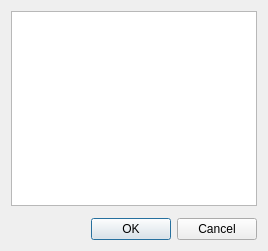
<?xml version="1.0" encoding="UTF-8"?>
<ui version="4.0">
 <class>dialogSaveProfile</class>
 <widget class="QDialog" name="dialogSaveProfile">
  <property name="geometry">
   <rect>
    <x>0</x>
    <y>0</y>
    <width>268</width>
    <height>251</height>
   </rect>
  </property>
  <property name="windowTitle">
   <string>Select channel - Metro</string>
  </property>
  <layout class="QVBoxLayout" name="layoutMain">
   <property name="spacing">
    <number>12</number>
   </property>
   <item>
    <widget class="QListWidget" name="listChannels">
     <property name="selectionMode">
      <enum>QAbstractItemView::SingleSelection</enum>
     </property>
    </widget>
   </item>
   <item>
    <widget class="QDialogButtonBox" name="buttonBox">
     <property name="orientation">
      <enum>Qt::Horizontal</enum>
     </property>
     <property name="standardButtons">
      <set>QDialogButtonBox::Cancel|QDialogButtonBox::Ok</set>
     </property>
     <property name="centerButtons">
      <bool>false</bool>
     </property>
    </widget>
   </item>
  </layout>
 </widget>
 <resources/>
 <connections>
  <connection>
   <sender>buttonBox</sender>
   <signal>rejected()</signal>
   <receiver>dialogSaveProfile</receiver>
   <slot>reject()</slot>
   <hints>
    <hint type="sourcelabel">
     <x>316</x>
     <y>260</y>
    </hint>
    <hint type="destinationlabel">
     <x>286</x>
     <y>274</y>
    </hint>
   </hints>
  </connection>
 </connections>
</ui>
